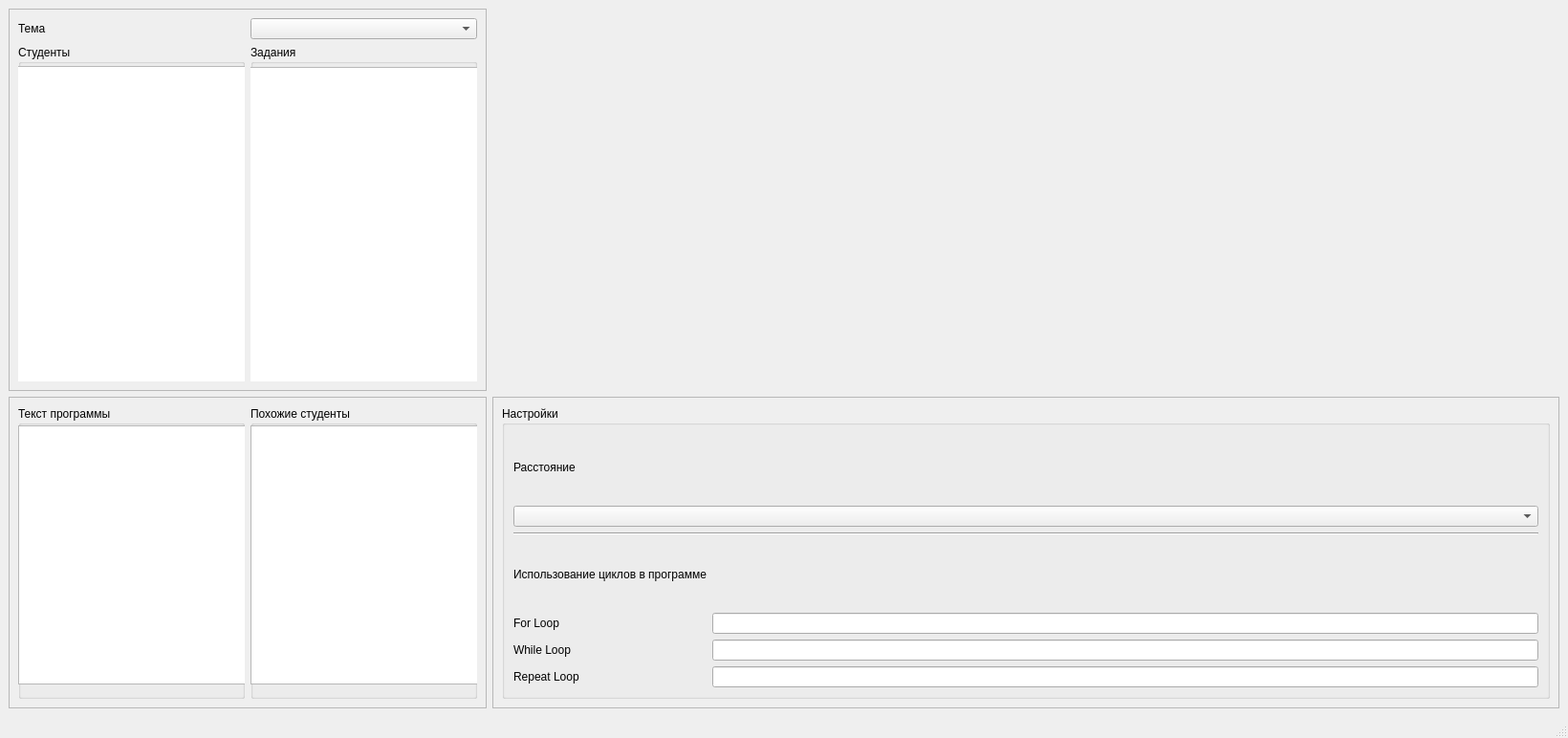
<?xml version="1.0" encoding="UTF-8"?>
<ui version="4.0">
 <class>MainWindow</class>
 <widget class="QMainWindow" name="MainWindow">
  <property name="geometry">
   <rect>
    <x>0</x>
    <y>0</y>
    <width>1640</width>
    <height>772</height>
   </rect>
  </property>
  <property name="maximumSize">
   <size>
    <width>16777215</width>
    <height>16777215</height>
   </size>
  </property>
  <property name="windowTitle">
   <string>MainWindow</string>
  </property>
  <widget class="QWidget" name="centralwidget">
   <property name="minimumSize">
    <size>
     <width>801</width>
     <height>547</height>
    </size>
   </property>
   <property name="maximumSize">
    <size>
     <width>16777215</width>
     <height>16777215</height>
    </size>
   </property>
   <layout class="QGridLayout" name="gridLayout">
    <item row="1" column="2">
     <widget class="QFrame" name="settingsFrame">
      <property name="frameShape">
       <enum>QFrame::StyledPanel</enum>
      </property>
      <property name="frameShadow">
       <enum>QFrame::Raised</enum>
      </property>
      <layout class="QGridLayout" name="gridLayout_2">
       <item row="0" column="0">
        <widget class="QGroupBox" name="settingsGroupBox">
         <property name="title">
          <string>Настройки</string>
         </property>
         <layout class="QGridLayout" name="gridLayout_6">
          <item row="5" column="0">
           <widget class="QLabel" name="forLabel">
            <property name="text">
             <string>For Loop</string>
            </property>
           </widget>
          </item>
          <item row="9" column="0">
           <widget class="QLabel" name="repeatLabel">
            <property name="text">
             <string>Repeat Loop</string>
            </property>
           </widget>
          </item>
          <item row="7" column="1">
           <widget class="QLineEdit" name="whileLineEdit">
            <property name="readOnly">
             <bool>true</bool>
            </property>
           </widget>
          </item>
          <item row="5" column="1">
           <widget class="QLineEdit" name="forLineEdit">
            <property name="readOnly">
             <bool>true</bool>
            </property>
           </widget>
          </item>
          <item row="3" column="0">
           <widget class="QLabel" name="LoopLabel">
            <property name="text">
             <string>Использование циклов в программе</string>
            </property>
           </widget>
          </item>
          <item row="7" column="0">
           <widget class="QLabel" name="whileLabel">
            <property name="text">
             <string>While Loop</string>
            </property>
           </widget>
          </item>
          <item row="0" column="0">
           <widget class="QLabel" name="distanceLabel">
            <property name="text">
             <string>Расстояние</string>
            </property>
           </widget>
          </item>
          <item row="1" column="0" colspan="2">
           <widget class="QComboBox" name="distanceComboBox"/>
          </item>
          <item row="9" column="1">
           <widget class="QLineEdit" name="repeatLineEdit">
            <property name="readOnly">
             <bool>true</bool>
            </property>
           </widget>
          </item>
          <item row="2" column="0" colspan="2">
           <widget class="Line" name="line">
            <property name="orientation">
             <enum>Qt::Horizontal</enum>
            </property>
           </widget>
          </item>
         </layout>
        </widget>
       </item>
      </layout>
     </widget>
    </item>
    <item row="1" column="0" colspan="2">
     <widget class="QFrame" name="similarFrame">
      <property name="minimumSize">
       <size>
        <width>0</width>
        <height>0</height>
       </size>
      </property>
      <property name="frameShape">
       <enum>QFrame::StyledPanel</enum>
      </property>
      <property name="frameShadow">
       <enum>QFrame::Raised</enum>
      </property>
      <layout class="QGridLayout" name="gridLayout_3">
       <item row="0" column="1">
        <widget class="QGroupBox" name="similarGroupBox">
         <property name="minimumSize">
          <size>
           <width>0</width>
           <height>0</height>
          </size>
         </property>
         <property name="title">
          <string>Похожие студенты</string>
         </property>
         <widget class="QTableView" name="similarTableView">
          <property name="geometry">
           <rect>
            <x>0</x>
            <y>20</y>
            <width>241</width>
            <height>271</height>
           </rect>
          </property>
         </widget>
        </widget>
       </item>
       <item row="0" column="0">
        <widget class="QGroupBox" name="programGroupBox">
         <property name="minimumSize">
          <size>
           <width>0</width>
           <height>0</height>
          </size>
         </property>
         <property name="title">
          <string>Текст программы</string>
         </property>
         <widget class="QPlainTextEdit" name="programPlainTextEdit">
          <property name="geometry">
           <rect>
            <x>0</x>
            <y>20</y>
            <width>241</width>
            <height>271</height>
           </rect>
          </property>
          <property name="readOnly">
           <bool>true</bool>
          </property>
         </widget>
        </widget>
       </item>
      </layout>
     </widget>
    </item>
    <item row="0" column="2">
     <widget class="QWidget" name="clusterWidget" native="true">
      <property name="minimumSize">
       <size>
        <width>500</width>
        <height>400</height>
       </size>
      </property>
     </widget>
    </item>
    <item row="0" column="0" colspan="2">
     <widget class="QFrame" name="frame">
      <property name="minimumSize">
       <size>
        <width>500</width>
        <height>0</height>
       </size>
      </property>
      <property name="frameShape">
       <enum>QFrame::StyledPanel</enum>
      </property>
      <property name="frameShadow">
       <enum>QFrame::Raised</enum>
      </property>
      <layout class="QGridLayout" name="gridLayout_4">
       <item row="0" column="0">
        <widget class="QLabel" name="themeLabel">
         <property name="minimumSize">
          <size>
           <width>0</width>
           <height>0</height>
          </size>
         </property>
         <property name="text">
          <string>Тема</string>
         </property>
        </widget>
       </item>
       <item row="0" column="1">
        <widget class="QComboBox" name="themeComboBox"/>
       </item>
       <item row="1" column="1" rowspan="2">
        <widget class="QGroupBox" name="tasksGroupBox">
         <property name="minimumSize">
          <size>
           <width>0</width>
           <height>0</height>
          </size>
         </property>
         <property name="title">
          <string>Задания</string>
         </property>
         <widget class="QTableView" name="tasksTableView">
          <property name="geometry">
           <rect>
            <x>-3</x>
            <y>23</y>
            <width>241</width>
            <height>331</height>
           </rect>
          </property>
          <property name="minimumSize">
           <size>
            <width>0</width>
            <height>0</height>
           </size>
          </property>
         </widget>
        </widget>
       </item>
       <item row="1" column="0" rowspan="2">
        <widget class="QGroupBox" name="studentsGroupBox">
         <property name="enabled">
          <bool>true</bool>
         </property>
         <property name="minimumSize">
          <size>
           <width>0</width>
           <height>0</height>
          </size>
         </property>
         <property name="title">
          <string>Студенты</string>
         </property>
         <widget class="QTableView" name="studentsTableView">
          <property name="geometry">
           <rect>
            <x>-3</x>
            <y>22</y>
            <width>241</width>
            <height>331</height>
           </rect>
          </property>
          <property name="minimumSize">
           <size>
            <width>0</width>
            <height>0</height>
           </size>
          </property>
         </widget>
        </widget>
       </item>
      </layout>
     </widget>
    </item>
   </layout>
  </widget>
  <widget class="QMenuBar" name="menubar">
   <property name="geometry">
    <rect>
     <x>0</x>
     <y>0</y>
     <width>1640</width>
     <height>22</height>
    </rect>
   </property>
  </widget>
  <widget class="QStatusBar" name="statusbar"/>
  <action name="action">
   <property name="text">
    <string>Открыть</string>
   </property>
  </action>
 </widget>
 <resources/>
 <connections/>
</ui>
